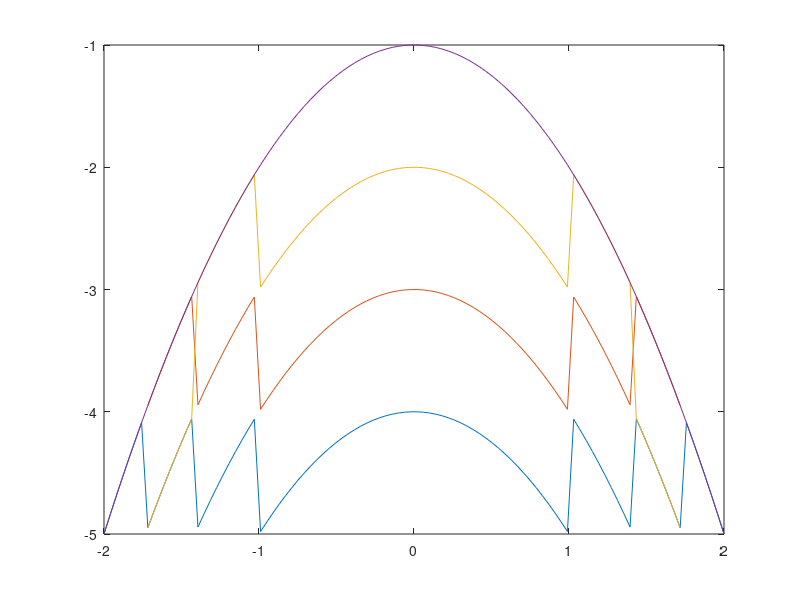
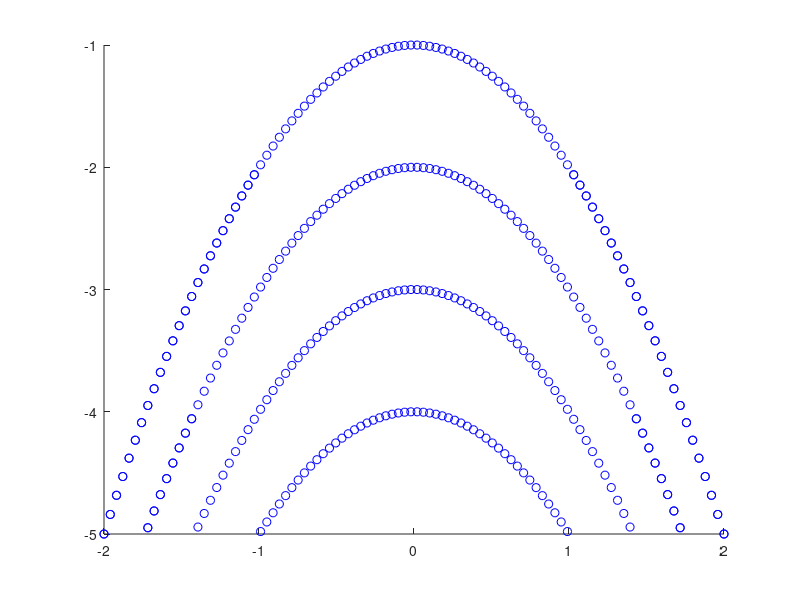

These charts were generated, in order, by the following MATLAB code:
xrange=linspace(-2,2,100);
Y=repmat(-xrange.^2,4,1)+repmat((-4:-1)',1,100);
Y(Y<-5)=0;
for i=1:100
    [~,~,v]=find(Y(:,i));
    Y(1:length(v),i)=v;
end
Y(Y==0)=nan;
%jump due to missing data
figure;
plot(xrange,Y);

figure;
%from bare eye, we see there are four lines
for i=1:4
    scatter(xrange,Y(i,:),'b');
    hold on
end